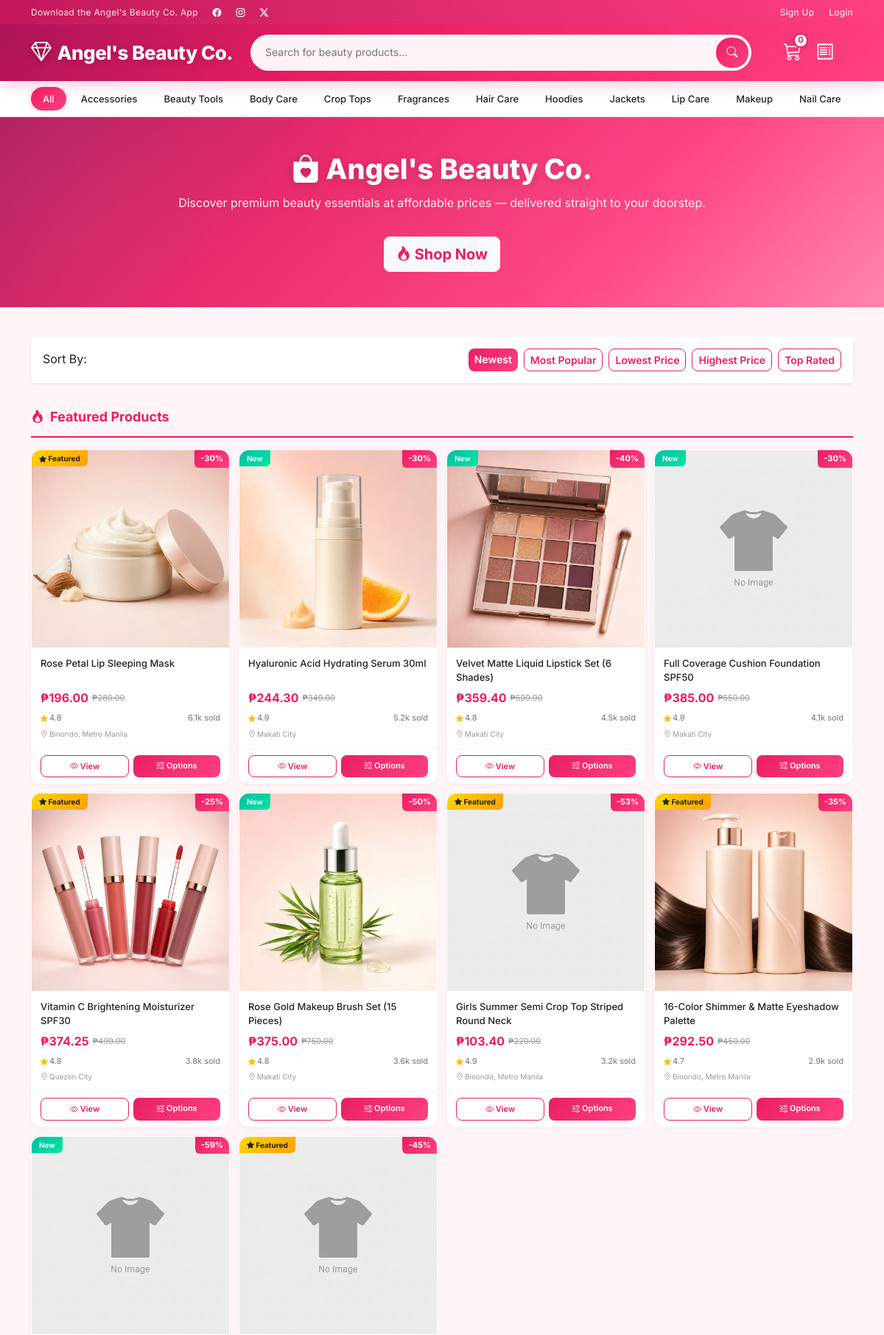
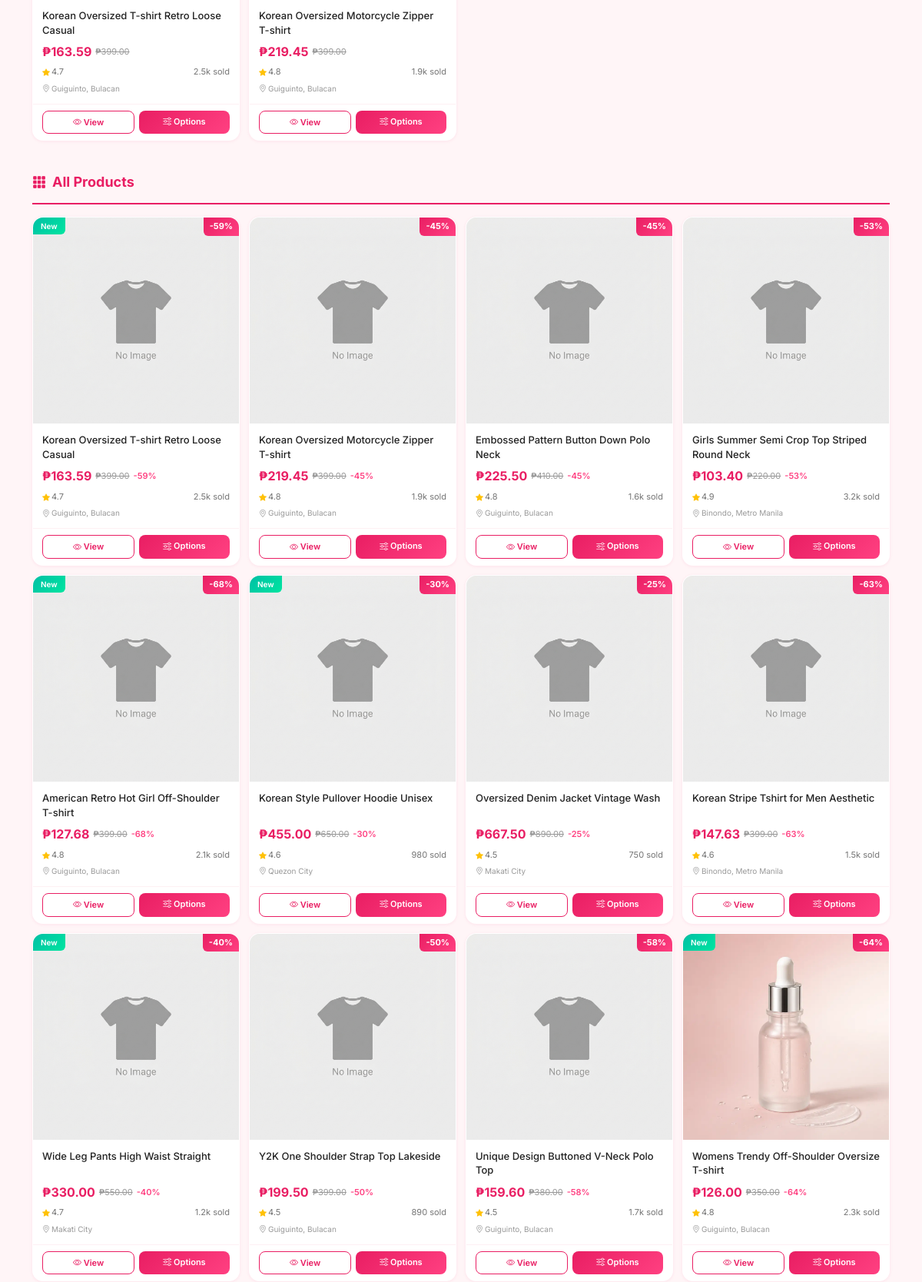
Screenshot of /client/home.php (upper part) with the database file from the repository (2 pictures, top to bottom).
### tables this page shows
CREATE TABLE IF NOT EXISTS categories (
    id INT AUTO_INCREMENT PRIMARY KEY,
    category_name VARCHAR(100) NOT NULL UNIQUE,
    icon VARCHAR(50) DEFAULT NULL,
    created_at TIMESTAMP DEFAULT CURRENT_TIMESTAMP
);

CREATE TABLE IF NOT EXISTS products (
    id INT AUTO_INCREMENT PRIMARY KEY,
    category_id INT NOT NULL,
    product_name VARCHAR(255) NOT NULL,
    description TEXT,
    brand VARCHAR(100) DEFAULT NULL,
    gender ENUM('Men', 'Women', 'Unisex') DEFAULT 'Unisex',
    sizes VARCHAR(255) DEFAULT NULL,
    colors VARCHAR(255) DEFAULT NULL,
    price DECIMAL(10,2) NOT NULL,
    discount INT DEFAULT 0,
    stock INT DEFAULT 0,
    rating DECIMAL(2,1) DEFAULT 4.5,
    sold INT DEFAULT 0,
    featured TINYINT(1) DEFAULT 0,
    new_arrival TINYINT(1) DEFAULT 0,
    location VARCHAR(255) DEFAULT NULL,
    status ENUM('Available', 'Out of Stock') DEFAULT 'Available',
    created_at TIMESTAMP DEFAULT CURRENT_TIMESTAMP,
    updated_at TIMESTAMP DEFAULT CURRENT_TIMESTAMP ON UPDATE CURRENT_TIMESTAMP,
    FOREIGN KEY (category_id) REFERENCES categories(id) ON DELETE CASCADE
);

### includes/auth.php (called while the page is built, shortened)
<?php
function isLoggedIn() {
    return isset($_SESSION['user_id']);
}

### includes/functions.php (called while the page is built, shortened)
<?php
function formatPrice($price) {
    return '₱' . number_format($price, 2);
}
function getDiscountedPrice($price, $discount) {
    return $price - ($price * $discount / 100);
}
function getCategories($pdo) {
    $stmt = $pdo->query("SELECT * FROM categories ORDER BY category_name");
    return $stmt->fetchAll();
}
function formatSold($sold) {
    if ($sold >= 1000) {
        return number_format($sold / 1000, 1) . 'k';
    }
    return $sold;
}
function getPagination($totalRecords, $perPage, $currentPage) {
    $totalPages = ceil($totalRecords / $perPage);
    $offset = ($currentPage - 1) * $perPage;
    return [
        'totalPages' => $totalPages,
        'offset' => $offset,
        'currentPage' => $currentPage,
        'perPage' => $perPage
    ];
}

### client/home.php (the view, shortened to what this page needs)
<?php
require_once __DIR__ . '/../includes/db.php';
require_once __DIR__ . '/../includes/auth.php';
require_once __DIR__ . '/../includes/functions.php';
$search = isset($_GET['q']) ? sanitize($_GET['q']) : '';
$categoryFilter = isset($_GET['cat']) ? (int)$_GET['cat'] : 0;
$sort = isset($_GET['sort']) ? sanitize($_GET['sort']) : 'newest';
$page = isset($_GET['page']) ? max(1, (int)$_GET['page']) : 1;
$perPage = 20;
$where = ["p.status = 'Available'", "p.stock > 0"];
$params = [];
$whereClause = implode(' AND ', $where);
$orderBy = match($sort) {
    'price_low' => 'p.price * (1 - p.discount/100) ASC',
    'price_high' => 'p.price * (1 - p.discount/100) DESC',
    'popular' => 'p.sold DESC',
    'rating' => 'p.rating DESC',
    default => 'p.created_at DESC'
};
$countStmt = $pdo->prepare("SELECT COUNT(*) FROM products p WHERE $whereClause");
$countStmt->execute($params);
$totalProducts = $countStmt->fetchColumn();
$pagination = getPagination($totalProducts, $perPage, $page);
$sql = "SELECT p.*, c.category_name,
        (SELECT pi.image FROM product_images pi WHERE pi.product_id = p.id AND pi.is_primary = 1 LIMIT 1) as primary_image
        FROM products p
        LEFT JOIN categories c ON p.category_id = c.id
        WHERE $whereClause
        ORDER BY $orderBy
        LIMIT {$pagination['perPage']} OFFSET {$pagination['offset']}";
$stmt = $pdo->prepare($sql);
$stmt->execute($params);
$products = $stmt->fetchAll();
$featuredStmt = $pdo->query("SELECT p.*, c.category_name,
    (SELECT pi.image FROM product_images pi WHERE pi.product_id = p.id AND pi.is_primary = 1 LIMIT 1) as primary_image
    FROM products p LEFT JOIN categories c ON p.category_id = c.id
    WHERE p.featured = 1 AND p.status = 'Available' AND p.stock > 0 ORDER BY p.sold DESC LIMIT 10");
$featuredProducts = $featuredStmt->fetchAll();
require_once __DIR__ . '/../includes/header.php';
require_once __DIR__ . '/../includes/navbar.php';
?>
<?php if (!$search && !$categoryFilter): ?>
<section class="hero-banner">
    <div class="container">
        <h1><i class="bi bi-bag-heart-fill"></i> Angel's Beauty Co.</h1>
        <p>Discover premium beauty essentials at affordable prices &mdash; delivered straight to your doorstep.</p>
        <a href="#products" class="btn btn-light btn-lg mt-3 fw-bold" style="color:var(--primary)">
            <i class="bi bi-fire"></i> Shop Now
        </a>
    </div>
</section>
<?php endif; ?>
<div class="container py-3">
    <div class="d-flex justify-content-between align-items-center bg-white rounded p-3 mb-3 shadow-sm flex-wrap gap-2">
        <span class="fw-600 fs-6">Sort By:</span>
        <div class="d-flex gap-2 flex-wrap">
            <?php
            $sorts = ['newest'=>'Newest','popular'=>'Most Popular','price_low'=>'Lowest Price','price_high'=>'Highest Price','rating'=>'Top Rated'];
            foreach ($sorts as $key => $label):
                $activeClass = ($sort === $key) ? 'btn-shopee' : 'btn-shopee-outline';
                $urlParams = $_GET;
                $urlParams['sort'] = $key;
                unset($urlParams['page']);
            ?>
            <a href="?<?= http_build_query($urlParams) ?>" class="btn btn-sm <?= $activeClass ?>"><?= $label ?></a>
            <?php endforeach; ?>
        </div>
    </div>
    <?php if (!$search && !$categoryFilter && count($featuredProducts) > 0): ?>
    <div class="section-title"><i class="bi bi-fire"></i> Featured Products</div>
    <div class="product-grid mb-4">
        <?php foreach ($featuredProducts as $fp): ?>
        <?php
        $imgSrc = ($fp['primary_image'] && file_exists(UPLOAD_PATH . $fp['primary_image']))
            ? UPLOAD_URL . $fp['primary_image']
            : BASE_URL . 'assets/images/no-image.png';
        $discountedPrice = getDiscountedPrice($fp['price'], $fp['discount']);
        ?>
        <div class="product-card fade-in-up" data-url="<?= CLIENT_URL ?>product.php?id=<?= $fp['id'] ?>">
            <div class="card-img-wrap">
                <img src="<?= $imgSrc ?>" alt="<?= htmlspecialchars($fp['product_name']) ?>" loading="lazy">
                <?php if ($fp['discount'] > 0): ?>
                <span class="badge-discount">-<?= $fp['discount'] ?>%</span>
                <?php endif; ?>
                <?php if ($fp['new_arrival']): ?>
                <span class="badge-new">New</span>
                <?php elseif ($fp['featured']): ?>
                <span class="badge-featured"><i class="bi bi-star-fill"></i> Featured</span>
                <?php endif; ?>
            </div>
            <div class="card-body">
                <div class="product-name"><?= htmlspecialchars($fp['product_name']) ?></div>
                <div class="price-row">
                    <span class="price-current"><?= formatPrice($discountedPrice) ?></span>
                    <?php if ($fp['discount'] > 0): ?>
                    <span class="price-original"><?= formatPrice($fp['price']) ?></span>
                    <?php endif; ?>
                </div>
                <div class="card-meta">
                    <div class="rating"><i class="bi bi-star-fill"></i> <?= $fp['rating'] ?></div>
                    <div class="sold"><?= formatSold($fp['sold']) ?> sold</div>
                </div>
                <?php if ($fp['location']): ?>
                <div class="card-location"><i class="bi bi-geo-alt"></i> <?= htmlspecialchars($fp['location']) ?></div>
                <?php endif; ?>
            </div>
            <div class="card-actions">
                <a href="<?= CLIENT_URL ?>product.php?id=<?= $fp['id'] ?>" class="btn btn-sm btn-shopee-outline"><i class="bi bi-eye"></i> View</a>
                <?php if (!empty($fp['sizes']) || !empty($fp['colors'])): ?>
                <a href="<?= CLIENT_URL ?>product.php?id=<?= (int)$fp['id'] ?>" class="btn btn-sm btn-shopee"><i class="bi bi-sliders"></i> Options</a>
                <?php else: ?>
                <button class="btn btn-sm btn-shopee btn-add-to-cart" data-product-id="<?= (int)$fp['id'] ?>"><i class="bi bi-cart-plus"></i> Cart</button>
                <?php endif; ?>
            </div>
        </div>
        <?php endforeach; ?>
    </div>
    <?php endif; ?>
    <div class="section-title" id="products"><i class="bi bi-grid-3x3-gap-fill"></i>
        <?= $categoryFilter ? htmlspecialchars($products[0]['category_name'] ?? 'Category') : ($search ? 'Search Results' : 'All Products') ?>
    </div>
    <?php if (empty($products)): ?>
    <div class="text-center py-5">
        <i class="bi bi-search" style="font-size:64px;color:#ddd"></i>
        <h5 class="text-muted mt-3">No products found</h5>
        <a href="<?= CLIENT_URL ?>home.php" class="btn btn-shopee mt-2">Browse All Products</a>
    </div>
    <?php else: ?>
    <div class="product-grid">
        <?php foreach ($products as $p): ?>
        <?php
        $imgSrc = ($p['primary_image'] && file_exists(UPLOAD_PATH . $p['primary_image']))
            ? UPLOAD_URL . $p['primary_image']
            : BASE_URL . 'assets/images/no-image.png';
        $discountedPrice = getDiscountedPrice($p['price'], $p['discount']);
        ?>
        <div class="product-card fade-in-up" data-url="<?= CLIENT_URL ?>product.php?id=<?= $p['id'] ?>">
            <div class="card-img-wrap">
                <img src="<?= $imgSrc ?>" alt="<?= htmlspecialchars($p['product_name']) ?>" loading="lazy">
                <?php if ($p['discount'] > 0): ?>
                <span class="badge-discount">-<?= $p['discount'] ?>%</span>
                <?php endif; ?>
                <?php if ($p['new_arrival']): ?>
                <span class="badge-new">New</span>
                <?php endif; ?>
            </div>
            <div class="card-body">
                <div class="product-name"><?= htmlspecialchars($p['product_name']) ?></div>
                <div class="price-row">
                    <span class="price-current"><?= formatPrice($discountedPrice) ?></span>
                    <?php if ($p['discount'] > 0): ?>
                    <span class="price-original"><?= formatPrice($p['price']) ?></span>
                    <span class="discount-tag">-<?= $p['discount'] ?>%</span>
                    <?php endif; ?>
                </div>
                <div class="card-meta">
                    <div class="rating"><i class="bi bi-star-fill"></i> <?= $p['rating'] ?></div>
                    <div class="sold"><?= formatSold($p['sold']) ?> sold</div>
                </div>
                <?php if ($p['location']): ?>
                <div class="card-location"><i class="bi bi-geo-alt"></i> <?= htmlspecialchars($p['location']) ?></div>
                <?php endif; ?>
            </div>
            <div class="card-actions">
                <a href="<?= CLIENT_URL ?>product.php?id=<?= $p['id'] ?>" class="btn btn-sm btn-shopee-outline"><i class="bi bi-eye"></i> View</a>
                <?php if (!empty($p['sizes']) || !empty($p['colors'])): ?>
                <a href="<?= CLIENT_URL ?>product.php?id=<?= (int)$p['id'] ?>" class="btn btn-sm btn-shopee"><i class="bi bi-sliders"></i> Options</a>
                <?php else: ?>
                <button class="btn btn-sm btn-shopee btn-add-to-cart" data-product-id="<?= (int)$p['id'] ?>"><i class="bi bi-cart-plus"></i> Cart</button>
                <?php endif; ?>
            </div>
        </div>
        <?php endforeach; ?>
    </div>
    <?php endif; ?>
</div>
<?php require_once __DIR__ . '/../includes/footer.php'; ?>

### includes/navbar.php (shortened to what this page needs)
<?php
$cartCount = 0;
$navCategories = getCategories($pdo);
?>
<div class="top-bar d-none d-md-block">
    <div class="container d-flex justify-content-between">
        <div>
            <span>Download the Angel's Beauty Co. App</span>
            <a href="#"><i class="bi bi-facebook"></i></a>
            <a href="#"><i class="bi bi-instagram"></i></a>
            <a href="#"><i class="bi bi-twitter-x"></i></a>
        </div>
        <div>
            <?php if (isLoggedIn()): ?>
                <a href="<?= CLIENT_URL ?>profile.php"><i class="bi bi-person"></i> <?= htmlspecialchars($_SESSION['user_name'] ?? 'Account') ?></a>
                <a href="<?= CLIENT_URL ?>logout.php">Logout</a>
            <?php else: ?>
                <a href="<?= CLIENT_URL ?>register.php">Sign Up</a>
                <a href="<?= CLIENT_URL ?>login.php">Login</a>
            <?php endif; ?>
        </div>
    </div>
</div>
<header class="main-header">
    <div class="container d-flex align-items-center">
        <a href="<?= CLIENT_URL ?>home.php" class="logo">
            <i class="bi bi-gem"></i>
            <span class="d-none d-sm-inline">Angel's Beauty Co.</span>
        </a>
        <form class="search-box" id="searchForm" action="<?= CLIENT_URL ?>home.php" method="GET">
            <input type="text" name="q" placeholder="Search for beauty products..." value="<?= htmlspecialchars($_GET['q'] ?? '') ?>">
            <button type="submit"><i class="bi bi-search"></i></button>
        </form>
        <div class="header-actions d-flex align-items-center">
            <a href="<?= CLIENT_URL ?>cart.php" title="Cart">
                <i class="bi bi-cart3"></i>
                <span class="cart-badge"><?= $cartCount ?></span>
            </a>
            <a href="<?= CLIENT_URL ?>orders.php" title="Orders" class="d-none d-md-inline">
                <i class="bi bi-receipt"></i>
            </a>
        </div>
    </div>
</header>
<nav class="nav-categories">
    <div class="container d-flex gap-1 overflow-auto">
        <a href="<?= CLIENT_URL ?>home.php" class="<?= !isset($_GET['cat']) ? 'active' : '' ?>">All</a>
        <?php foreach ($navCategories as $cat): ?>
            <a href="<?= CLIENT_URL ?>home.php?cat=<?= $cat['id'] ?>" class="<?= (isset($_GET['cat']) && $_GET['cat'] == $cat['id']) ? 'active' : '' ?>">
                <?= htmlspecialchars($cat['category_name']) ?>
            </a>
        <?php endforeach; ?>
    </div>
</nav>

### rows the page displays
categories: category_name "Accessories"
categories: category_name "Beauty Tools"
categories: category_name "Body Care"
categories: category_name "Crop Tops"
categories: category_name "Fragrances"
categories: category_name "Hair Care"
categories: category_name "Hoodies"
categories: category_name "Jackets"
categories: category_name "Lip Care"
categories: category_name "Makeup"
categories: category_name "Nail Care"
products: shows a picture, discount "30", new_arrival 0 (drawn), product_name "Rose Petal Lip Sleeping Mask", formatPrice($discountedPrice) "₱196.00", price "₱280.00", rating "4.8", sold "6.1k", location "Binondo, Metro Manila"
products: shows a picture, discount "30", new_arrival "New", product_name "Hyaluronic Acid Hydrating Serum 30ml", formatPrice($discountedPrice) "₱244.30", price "₱349.00", rating "4.9", sold "5.2k", location "Makati City"
products: shows a picture, discount "40", new_arrival "New", product_name "Velvet Matte Liquid Lipstick Set (6 Shades)", formatPrice($discountedPrice) "₱359.40", price "₱599.00", rating "4.8", sold "4.5k", location "Makati City"
products: discount "30", new_arrival "New", product_name "Full Coverage Cushion Foundation SPF50", formatPrice($discountedPrice) "₱385.00", price "₱550.00", rating "4.9", sold "4.1k", location "Makati City"
products: shows a picture, discount "25", new_arrival 0 (drawn), product_name "Vitamin C Brightening Moisturizer SPF30", formatPrice($discountedPrice) "₱374.25", price "₱499.00", rating "4.8", sold "3.8k", location "Quezon City"
products: shows a picture, discount "50", new_arrival "New", product_name "Rose Gold Makeup Brush Set (15 Pieces)", formatPrice($discountedPrice) "₱375.00", price "₱750.00", rating "4.8", sold "3.6k", location "Makati City"
products: discount "53", new_arrival 0 (drawn), product_name "Girls Summer Semi Crop Top Striped Round Neck", formatPrice($discountedPrice) "₱103.40", price "₱220.00", rating "4.9", sold "3.2k", location "Binondo, Metro Manila"
products: shows a picture, discount "35", new_arrival 0 (drawn), product_name "16-Color Shimmer & Matte Eyeshadow Palette", formatPrice($discountedPrice) "₱292.50", price "₱450.00", rating "4.7", sold "2.9k", location "Binondo, Metro Manila"
products: discount "59", new_arrival "New", product_name "Korean Oversized T-shirt Retro Loose Casual", formatPrice($discountedPrice) "₱163.59", price "₱399.00", rating "4.7", sold "2.5k", location "Guiguinto, Bulacan"
products: discount "45", new_arrival 0 (drawn), product_name "Korean Oversized Motorcycle Zipper T-shirt", formatPrice($discountedPrice) "₱219.45", price "₱399.00", rating "4.8", sold "1.9k", location "Guiguinto, Bulacan"
products: discount "45", product_name "Embossed Pattern Button Down Polo Neck", formatPrice($discountedPrice) "₱225.50", price "₱410.00", rating "4.8", sold "1.6k", location "Guiguinto, Bulacan"
products: discount "68", new_arrival "New", product_name "American Retro Hot Girl Off-Shoulder T-shirt", formatPrice($discountedPrice) "₱127.68", price "₱399.00", rating "4.8", sold "2.1k", location "Guiguinto, Bulacan"
products: discount "30", new_arrival "New", product_name "Korean Style Pullover Hoodie Unisex", formatPrice($discountedPrice) "₱455.00", price "₱650.00", rating "4.6", sold "980", location "Quezon City"
products: discount "25", product_name "Oversized Denim Jacket Vintage Wash", formatPrice($discountedPrice) "₱667.50", price "₱890.00", rating "4.5", sold "750", location "Makati City"
products: discount "63", product_name "Korean Stripe Tshirt for Men Aesthetic", formatPrice($discountedPrice) "₱147.63", price "₱399.00", rating "4.6", sold "1.5k", location "Binondo, Metro Manila"
products: discount "40", new_arrival "New", product_name "Wide Leg Pants High Waist Straight", formatPrice($discountedPrice) "₱330.00", price "₱550.00", rating "4.7", sold "1.2k", location "Makati City"
products: discount "50", product_name "Y2K One Shoulder Strap Top Lakeside", formatPrice($discountedPrice) "₱199.50", price "₱399.00", rating "4.5", sold "890", location "Guiguinto, Bulacan"
products: discount "58", product_name "Unique Design Buttoned V-Neck Polo Top", formatPrice($discountedPrice) "₱159.60", price "₱380.00", rating "4.5", sold "1.7k", location "Guiguinto, Bulacan"
products: shows a picture, discount "64", new_arrival "New", product_name "Womens Trendy Off-Shoulder Oversize T-shirt", formatPrice($discountedPrice) "₱126.00", price "₱350.00", rating "4.8", sold "2.3k", location "Guiguinto, Bulacan"

### other values shown
$cartCount "0"
$label "Newest"
$label "Most Popular"
$label "Lowest Price"
$label "Highest Price"
$label "Top Rated"
